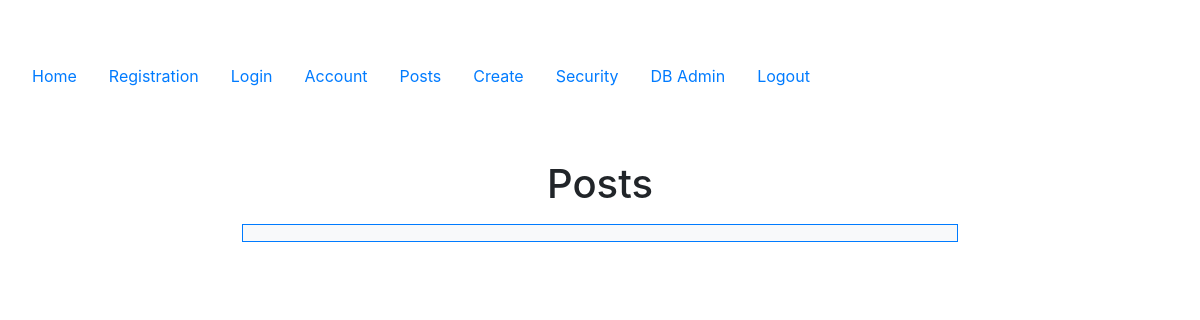
Page /posts on the earlier database version.
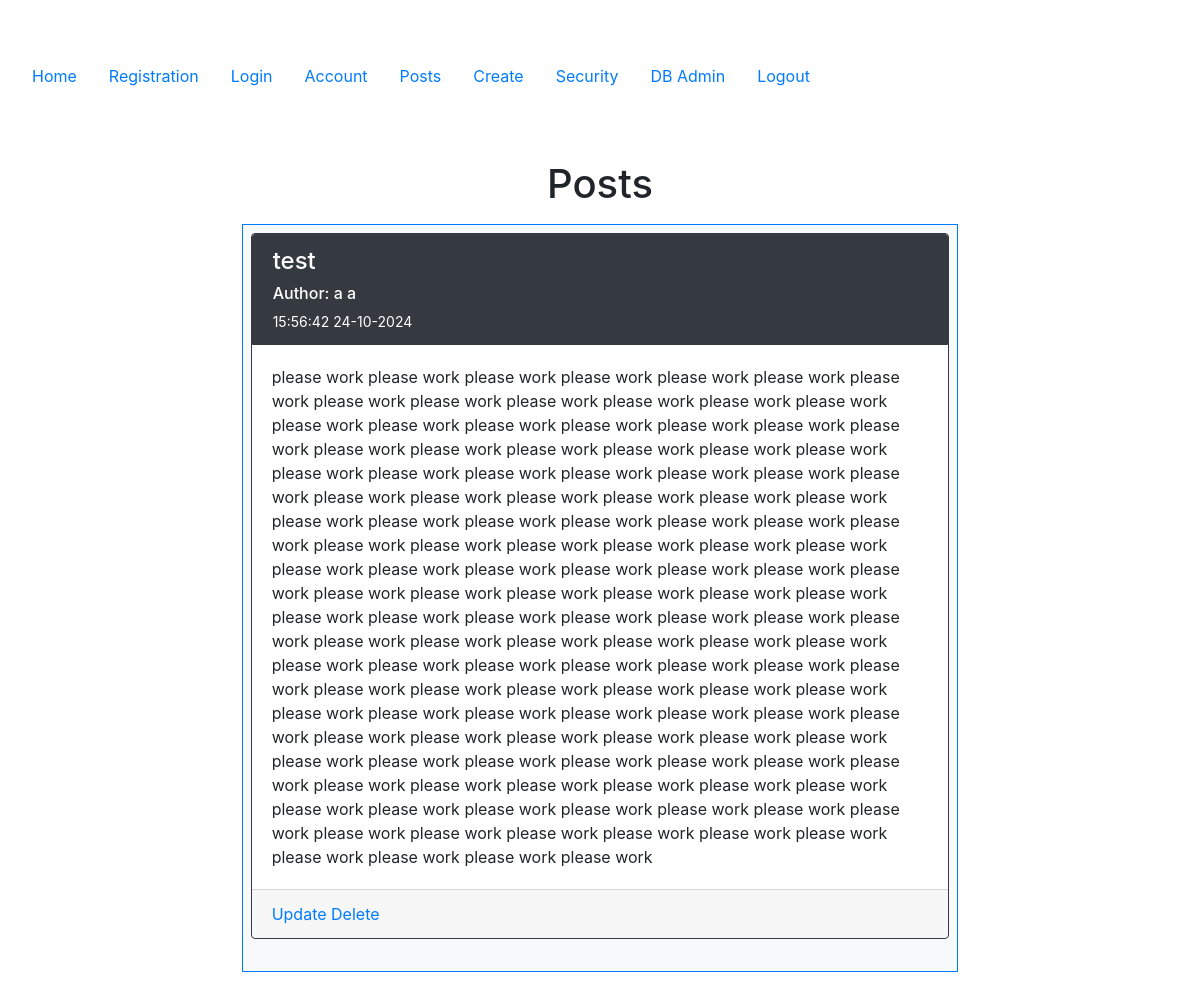
Same page on the later database version.
### config.py (models this page shows, shortened)
class Post(db.Model):
   __tablename__ = 'posts'
   id = db.Column(db.Integer, primary_key=True)
   userid = db.Column(db.Integer, db.ForeignKey('users.id'))
   created = db.Column(db.DateTime, nullable=False)
   title = db.Column(db.Text, nullable=False)
   body = db.Column(db.Text, nullable=False)
   user = db.relationship('User', back_populates='posts')

class User(db.Model, UserMixin):
    __tablename__ = 'users'
    id = db.Column(db.Integer, primary_key=True)
    email = db.Column(db.String(100), nullable=False, unique=True)
    password = db.Column(db.String(100), nullable=False)
    firstname = db.Column(db.String(100), nullable=False)
    lastname = db.Column(db.String(100), nullable=False)
    phone = db.Column(db.String(100), nullable=False)
    mfakey = db.Column(db.String(100), nullable=False, default='')
    mfaenabled = db.Column(db.Boolean, nullable=False, default=False)
    active = db.Column(db.Boolean(), nullable=False, default=True)
    posts = db.relationship("Post", order_by=Post.id, back_populates="user")

### posts/views.py (the view)
@posts_bp.route('/posts')
def posts():
    all_posts = Post.query.order_by(desc('id')).all()
    return render_template('posts/posts.html', posts=all_posts)

### templates/posts/posts.html (shortened to what this page needs)
﻿{% extends "base.html" %}
{% block content %}
    <div class="container">
        <h1>Posts</h1>
        <div class="p-2 row">
            <div class="col-2"></div>
            <div class="col-8">
                <div class="p-2 bg-light border border-primary" style="text-align: left">
                    {% for post in posts %}
                    <div class="card border border-dark">
                        <div class="card-header bg-dark text-white border border-dark">
                            <h4>{{ post.title }}</h4>
                            <h6>Author: {{ post.user.firstname }} {{ post.user.lastname }}</h6>
                            <small>{{ post.created.strftime('%H:%M:%S %d-%m-%Y') }}</small>
                        </div>
                        <div class="card-body">{{ post.body }}</div>
                        <div class="card-footer">
                            <a class="navbar-item" href="{{ url_for('posts.update', id=post.id) }}">Update</a>
                            <a class="navbar-item" href="{{ url_for('posts.delete', id=post.id) }}">Delete</a>
                        </div>
                    </div>
                    <br>
                    {% endfor %}
                </div>
            </div>
            <div class="col-2"></div>
        </div>
    </div>
{% endblock %}

### templates/base.html (shortened to what this page needs)
﻿<!DOCTYPE html>
<html lang="en">
    <head>
        <link rel="stylesheet" href="https://cdn.jsdelivr.net/npm/bootstrap@4.6.2/dist/css/bootstrap.min.css">
    </head>
    <body>
        <section class="container-fluid p-3 my-3">
            <nav class="nav nav-pills flex-column flex-sm-row">
                <a class="nav-item nav-link" href="{{ url_for('index') }}">Home</a>
                <a class="nav-item nav-link" href="{{ url_for('accounts.registration') }}">Registration</a>
                <a class="nav-item nav-link" href="{{ url_for('accounts.login') }}">Login</a>
                <a class="nav-item nav-link" href="{{ url_for('accounts.account') }}">Account</a>
                <a class="nav-item nav-link" href="{{ url_for('posts.posts') }}">Posts</a>
                <a class="nav-item nav-link" href="{{ url_for('posts.create') }}">Create</a>
                <a class="nav-item nav-link" href="{{ url_for('security.security') }}">Security</a>
                <a class="nav-item nav-link" href="http://127.0.0.1:5000/admin">DB Admin</a>
                <a class="nav-item nav-link" href="{{ url_for('accounts.logout') }}">Logout</a>
            </nav>
            <div class="container-fluid p-3 my-5 text-center">
            {% block content %}{% endblock %}
            </div>
        </section>
    </body>
</html>

Differences in the rows shown:
added Post: title "test", user.firstname "a", user.lastname "a", created "15:56:42 24-10-2024", body "please work please work please work please work please work please work please work please work please work please work please work please work please work please work please work please work please work please work please work please work please work please work please work please work please work please work please work please work please work please work please work please work please work please work please work please work please work please work please work please work please work please work please work please work please work please work please work please work please work please work please work please work please work please work please work please work please work please work…"
